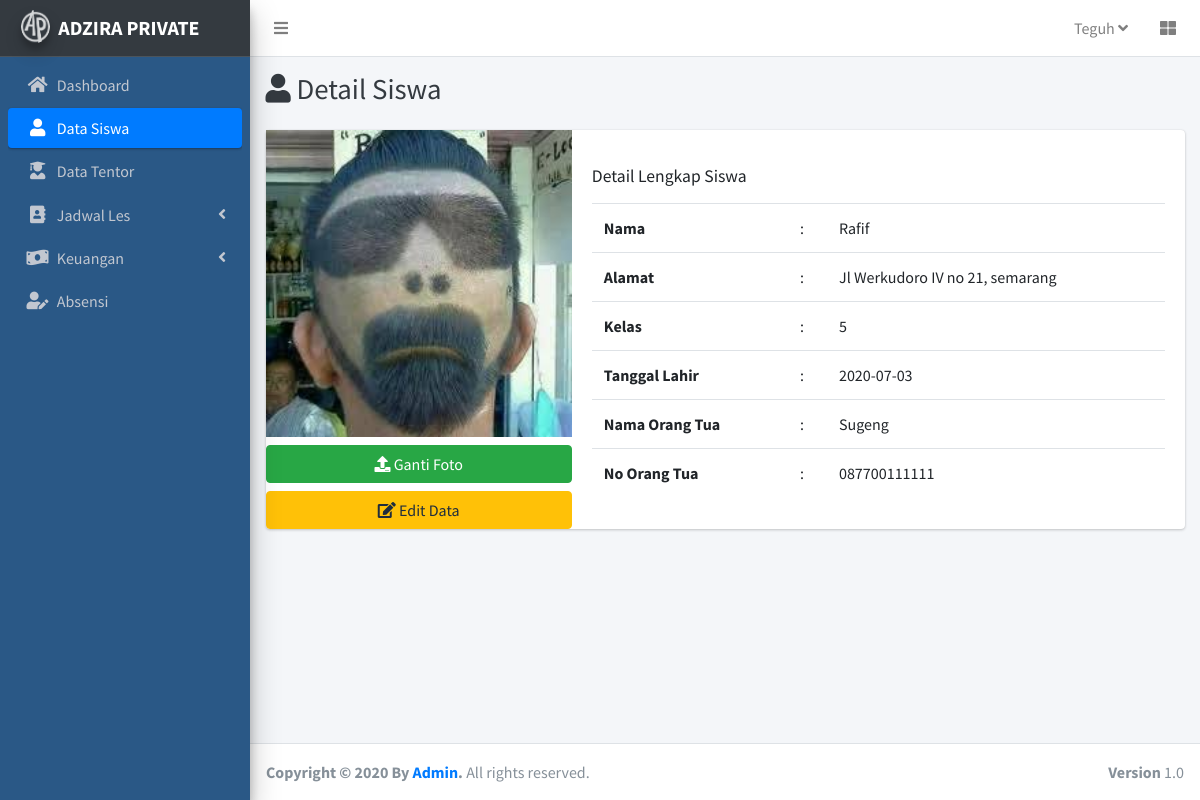
The app's page /c_siswa/detail/35 with its own data.
### tables this page shows
CREATE TABLE `siswa` (
  `id_siswa` int(11) NOT NULL,
  `nama` varchar(50) NOT NULL,
  `alamat` varchar(255) NOT NULL,
  `kelas` int(3) NOT NULL,
  `tgl_lahir` date NOT NULL,
  `nama_ortu` varchar(50) NOT NULL,
  `tlp_ortu` varchar(12) NOT NULL,
  `image` varchar(50) DEFAULT NULL
);

### application/controllers/C_Siswa.php (called while the page is built, shortened)
<?php
class C_Siswa extends CI_Controller{
    public function __Construct()
    {
        $this->load->model('Siswa_model');
    }
    public function detail($id)
    {
        $data['siswa']= $this->Siswa_model->getSiswaById($id);
        $data['judul'] = 'Detail Siswa';
        $data['aktifdashboard'] = '';
        $data['aktifsiswa'] = 'active';
        $data['aktiftentor'] = '';
        $data['aktifjadwal'] = '';
        $data['aktifabsensi'] = '';
        $data['aktifkeuangan'] = '';
        $data['user'] = $this->db->get_where('admin')->row_array();
        $this->load->view('template/header',$data);
        $this->load->view('siswa/detail',$data);
        $this->load->view('template/footer');
        $this->load->view('modal/modaleditsiswa');
        $this->load->view('modal/modaluploadfoto');
    }
}

### index.php (called while the page is built, shortened)
<?php
require_once BASEPATH.'core/CodeIgniter.php';

### application/models/Siswa_model.php (called while the page is built, shortened)
<?php
class Siswa_model extends CI_model{
    public function getSiswaById($id)
    {
        return $this->db->get_where('siswa',['id_siswa' => $id])->row_array();
    }
}

### application/views/siswa/detail.php (the view, shortened to what this page needs)
<div class="content-wrapper">
    <div class="content-header">
      <div class="container-fluid">
        <div class="row mb-2">
          <div class="col-sm-12">
            <h1 class="m-0 text-dark"><i class="fas fa-user"></i> Detail Siswa</h1>
          </div>
        </div>
      </div>
    </div>
    <section class="content">
        <div class="container">
            <div class="card md">
                <div class="row no-gutters">
                    <div class="col-md">
                        <?php if($siswa['image']!=null):?>
                            <img src="<?= base_url();?>uploads/foto/<?= $siswa['image'];?>" class="card-img" alt="...">
                        <?php else :?>
                            <img src="<?= base_url();?>assetAdmin/dist/img/avatar5.png" class="card-img" alt="...">
                        <?php endif;?>
                        <button class="btn btn-success btn-block mt-2" data-toggle="modal" data-target="#ModalUploadFoto">
                            <i class="fas fa-upload"></i> Ganti Foto
                        </button>
                        <button class="btn btn-warning btn-block mt-2" data-toggle="modal" data-target="#ModalEditDataSiswa">
                            <i class="fas fa-edit"></i> Edit Data
                        </button>
                    </div>
                    <div class="col-md-8 ">
                    <div class="card-body">
                        <h5 class="card-title my-3">Detail Lengkap Siswa</h5>
                        <table class="table mt-2">
                            <tbody>
                            <tr>
                                <th scope="row">Nama</th>
                                <td>:</td>
                                <td><?= $siswa['nama'];?></td>
                            </tr>
                            <tr>
                                <th scope="row">Alamat</th>
                                <td>:</td>
                                <td><?= $siswa['alamat'];?></td>
                            </tr>
                            <tr>
                                <th scope="row">Kelas</th>
                                <td>:</td>
                                <td><?= $siswa['kelas'];?></td>
                            </tr>
                            <tr>
                                <th scope="row">Tanggal Lahir</th>
                                <td>:</td>
                                <td><?= $siswa['tgl_lahir'];?></td>
                            </tr>
                            <tr>
                                <th scope="row">Nama Orang Tua</th>
                                <td>:</td>
                                <td><?= $siswa['nama_ortu'];?></td>
                            </tr>
                            <tr>
                                <th scope="row">No Orang Tua</th>
                                <td>:</td>
                                <td><?= $siswa['tlp_ortu'];?></td>
                            </tr>
                            </tbody>
                        </table></div>
                    </div>
                </div>
            </div>
        </div>
    </section>
</div>

### application/views/template/header.php (shortened to what this page needs)
<!DOCTYPE html>
<html>
<head>
  <link rel="stylesheet" href="<?= base_url();?>assetAdmin/plugins/fontawesome-free/css/all.min.css">
  <link rel="stylesheet" href="https://code.ionicframework.com/ionicons/2.0.1/css/ionicons.min.css">
  <link rel="stylesheet" href="<?= base_url();?>assetAdmin/plugins/tempusdominus-bootstrap-4/css/tempusdominus-bootstrap-4.min.css">
  <link rel="stylesheet" href="<?= base_url();?>assetAdmin/plugins/icheck-bootstrap/icheck-bootstrap.min.css">
  <link rel="stylesheet" href="<?= base_url();?>assetAdmin/plugins/jqvmap/jqvmap.min.css">
  <link rel="stylesheet" href="<?= base_url();?>assetAdmin/dist/css/adminlte.min.css">
  <link rel="stylesheet" href="<?= base_url();?>assetAdmin/dist/jos.css">
  <link rel="stylesheet" href="<?= base_url();?>assetAdmin/plugins/overlayScrollbars/css/OverlayScrollbars.min.css">
  <link rel="stylesheet" href="<?= base_url();?>assetAdmin/plugins/daterangepicker/daterangepicker.css">
  <link rel="stylesheet" href="<?= base_url();?>assetAdmin/plugins/summernote/summernote-bs4.css">
</head>
<body class="hold-transition sidebar-mini layout-fixed">
<div class="wrapper">
  <nav class="main-header navbar navbar-expand navbar-white navbar-light">
    <ul class="navbar-nav">
      <li class="nav-item">
        <a class="nav-link" data-widget="pushmenu" href="#" role="button"><i class="fas fa-bars"></i></a>
      </li>
    </ul>
    <ul class="navbar-nav ml-auto">
      <li class="nav-item dropdown">
        <a class="nav-link" data-toggle="dropdown" href="#"> <?= $user['username'];?>
          <i class="fas fa-angle-down"></i>
        </a>
      </li>
      <li class="nav-item">
        <a class="nav-link" data-widget="control-sidebar" data-slide="true" href="#" role="button">
          <i class="fas fa-th-large"></i>
        </a>
      </li>
    </ul>
  </nav>
  <aside class="main-sidebar sidebar-dark-primary elevation-4 bg-dark">
    <a href="<?= base_url();?>" class="brand-link">
      <img src="<?= base_url();?>assetAdmin/dist/img/AdminLTELogo.png" alt="AdminLTE Logo" class="brand-image img-circle elevation-3"
           style="opacity: .8">
      <span class="brand-text font-weight-bold">ADZIRA PRIVATE</span>
    </a>
    <div class="sidebar froge">
      <nav class="mt-2">
        <ul class="nav nav-pills nav-sidebar flex-column" data-widget="treeview" role="menu" data-accordion="false">
          <li class="nav-item has-treeview">
            <a href="<?= base_url();?>c_home" class="nav-link <?= $aktifdashboard;?>">
              <i class="nav-icon fas fa-home"></i>
              <p>Dashboard</p>
            </a>
          </li>
          <li class="nav-item has-treeview">
            <a href="<?= base_url();?>c_siswa" class="nav-link <?= $aktifsiswa;?>">
              <i class="nav-icon fas fa-user"></i>
              <p>Data Siswa</p>
            </a>
          </li>
          <li class="nav-item has-treeview">
            <a href="<?= base_url();?>c_tentor" class="nav-link <?= $aktiftentor;?>">
              <i class="nav-icon fas fa-user-graduate"></i>
              <p>Data Tentor</p>
            </a>
          </li>
          <li class="nav-item has-treeview">
            <a href="#" class="nav-link <?= $aktifjadwal;?>">
              <i class="nav-icon fas fa-address-book"></i>
              <p>
                Jadwal Les
                <i class="right fas fa-angle-left"></i>
              </p>
            </a>
          </li>
          <li class="nav-item has-treeview">
            <a href="#" class="nav-link <?= $aktifkeuangan;?>">
              <i class="nav-icon fas fa-money-bill-wave"></i>
              <p>
                Keuangan
                <i class="fas fa-angle-left right"></i>
              </p>
            </a>
          </li>
          <li class="nav-item has-treeview">
            <a href="<?= base_url() ;?>c_absensi" class="nav-link <?= $aktifabsensi;?>">
              <i class="nav-icon fas fa-user-edit"></i>
              <p> Absensi</p>
            </a>
          </li>
        </ul>
      </nav>
    </div>
  </aside>

### records on screen
siswa: image (picture), nama "Rafif", alamat "Jl Werkudoro IV no 21, semarang", kelas "5", tgl_lahir "2020-07-03", nama_ortu "Sugeng", tlp_ortu "087700111111"

### other values on screen
$user['username'] "Teguh"
